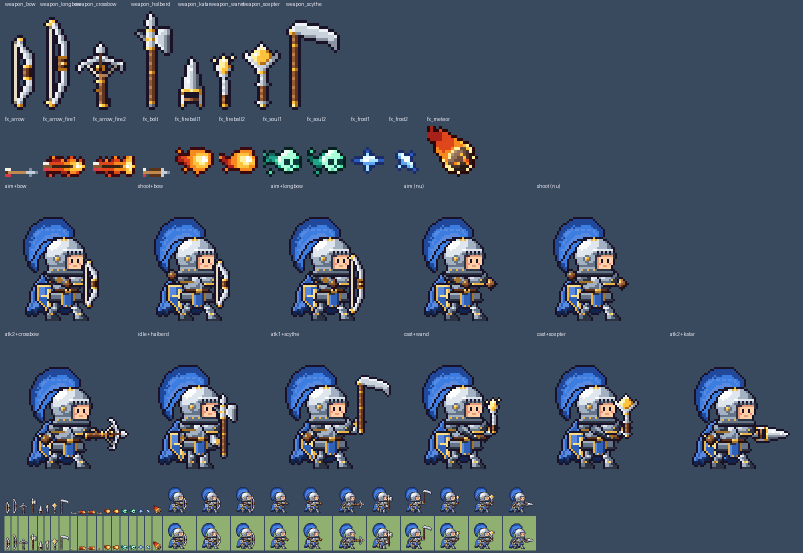
#> input picture tools/art/preview_classes_gear.png, 1606 x 1106 px, given in place of colossus_idle.png, which was not available (shown at 1/2 size)
$ python pl1015_giants.py
#> lines starting #> are read from the running program, lines starting #| are printed output that depends on the picture
"""v10.15.0 : les 8 Géants (PixelLab). Liste et consignes : docs/prompt-v10.15/PROMPT.md.

  python3 -I tools/art/pl1015_giants.py balance                 crédits restants
  python3 -I tools/art/pl1015_giants.py gen [id[@graine]…]      pose de repos (essais) → tools/art/pixellab1015/<id>/rest_<graine>.png
  python3 -I tools/art/pl1015_giants.py pick <id> <graine>      retient un essai → tools/art/pixellab1015/<id>/rest.png
  python3 -I tools/art/pl1015_giants.py preview                 les 8 poses de repos + le Colosse → tools/art/preview_giants.png
  python3 -I tools/art/pl1015_giants.py anim <id> <anim> [graine...]  (etape 2) /animate-pixminimax -> pixellab1015/<id>/_raw/<anim>_s<graine>/
  python3 -I tools/art/pl1015_giants.py take <id> <anim> <graine>   retient n images -> pixellab1015/<id>/<anim>/f0..fN.png
  python3 -I tools/art/pl1015_giants.py install [id…]           (étape 2) planches → assets/world-boss/<id>/<id>_<anim>.png

Planche installée : UNE rangée de n images carrées de `frame` px, pieds sur la ligne frame-6, regard à gauche.
Pas de dessin Pillow : seulement du montage et du redimensionnement au plus proche voisin.
Clé : PIXELLAB_API_KEY, jamais affichée ni écrite.
"""
import os
import shutil
import sys
import time
import urllib.error
from concurrent.futures import ThreadPoolExecutor

from PIL import Image

HERE = os.path.dirname(os.path.abspath(__file__))
sys.path.insert(0, HERE)
ROOT = os.path.dirname(os.path.dirname(HERE))
RAW = os.path.join(HERE, 'pixellab1015')
DST = os.path.join(ROOT, 'assets', 'world-boss')

STYLE = ('16-bit fantasy pixel art boss, huge monster, side view facing LEFT, full body visible, feet (or base) on the bottom edge, '
         'transparent background, clean 1px dark outline, soft light from top-left, readable silhouette, no text')

# id: (taille du cadre, description)
GIANTS = {
    'leviathan': (160, 'giant sea serpent rising out of the water, sea dragon head with a toothed maw, fin crest along the neck, '
                       'midnight blue scales and a pale belly, coiled body, foam and waves at its base, menacing'),
    'dragon_mother': (192, 'immense red and gold dragoness in strict side profile, whole body and head turned to the LEFT, wings half open, a crown of curved horns, walking on four legs, long tail behind on the right, fire glowing in her open jaws, massive and regal'),
    'storm_god': (160, 'giant humanoid god in bronze armor in strict side profile walking to the LEFT, long beard of storm clouds, gripping a huge two-handed war hammer on his shoulder, lightning bolts crackling around his arms, towering and muscular'),
    'hydra': (160, 'massive crocodile-bodied swamp monster in side profile facing LEFT, five large serpent heads with open fanged mouths and glowing red eyes on five long thick curving necks rising and fanning out from its back, moss and mud on the scales, dripping slime, hydra'),
    'sand_wyrm': (160, 'colossal sandworm rising upright out of a sand dune, round mouth with three jaws and a circle of teeth, '
                       'segmented ochre carapace, sand pouring down'),
    'frost_giant': (160, 'bearded ice giant in side profile facing LEFT, pale blue skin, armor of ice and white fur, holding a huge jagged ice club in both hands, icicles hanging from his shoulders, frost giant jarl, hulking'),
    'elder_treant': (192, 'a giant living oak tree walking, the whole body is a huge gnarled wooden trunk covered in bark and moss, a stern wooden face carved in the trunk with glowing green eyes, two long branch arms with twig fingers, a dense leafy canopy and several small trees growing on top, thick root legs, not an ape, not humanoid muscles'),
    'void_maw': (160, 'floating dark shadow monster with no legs, a huge round body with one immense gaping toothed maw in the center, dozens of glowing purple eyes all over it, many long writhing tentacles hanging below, cosmic horror, facing LEFT'),
}
ORDER = list(GIANTS)
SEEDS = {k: 1015 + i * 7 for i, k in enumerate(ORDER)}


def parse(arg):
    name, _, seed = arg.partition('@')
    return name, int(seed) if seed else SEEDS[name]


# [18 lines left out: function gen_one, not called in this run]


def pick(gid, seed):
    shutil.copy(os.path.join(RAW, gid, f'rest_{seed}.png'), os.path.join(RAW, gid, 'rest.png'))
    print(gid, 'retenu', seed)


def preview():
    ims = [('colossus', Image.open(os.path.join(DST, 'colossus_idle.png')).convert('RGBA').crop((0, 0, 128, 128)))]
    for gid in ORDER:
        p = os.path.join(RAW, gid, 'rest.png')
        if os.path.exists(p):
            ims.append((gid, Image.open(p).convert('RGBA')))
    # même échelle (1 pixel de planche = 1 pixel), pieds alignés sur le bas du cadre ; ×2 pour la lisibilité
    k = 2
    cw = max(i.width for _, i in ims) * k + 8
#> cw = 264
    ch = max(i.height for _, i in ims) * k + 8
#> ch = 264
    cols = 3
    rows = (len(ims) + cols - 1) // cols
#> rows = 1
    sheet = Image.new('RGBA', (cols * cw, rows * ch), (44, 38, 58, 255))
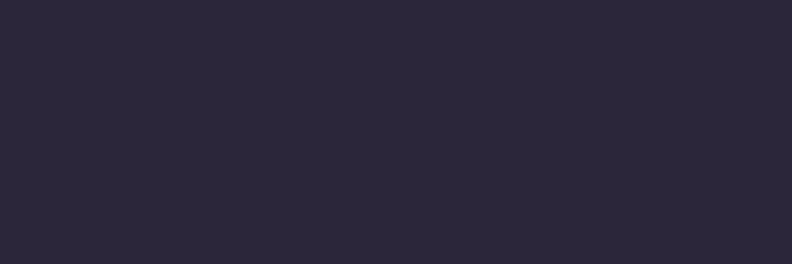
#> sheet: PIL image 792x264 RGBA; mean R, G, B, A 44, 38, 58, 255
    for n, (_, im) in enumerate(ims):
        im = im.resize((im.width * k, im.height * k), Image.NEAREST)
        x = (n % cols) * cw + (cw - im.width) // 2
        y = (n // cols) * ch + ch - im.height - 4
        sheet.paste(im, (x, y), im)
#> this loop made 1 pass
#> (x, y) on pass 1: (4, 4)
#> pass 1, in preview, `im = im.resize((im.width * k, im.height * k), Image.NEAREST)`:
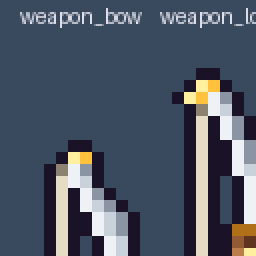
#> im: PIL image 256x256 RGBA; mean R, G, B, A 78.2, 86.8, 101.2, 255
#> after the loop:
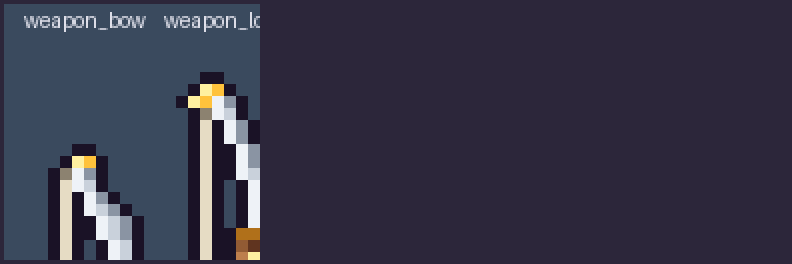
#> sheet: PIL image 792x264 RGBA; mean R, G, B, A 54.7, 53.3, 71.5, 255
    sheet.save(os.path.join(HERE, 'preview_giants.png'))
    print(f'{len(ims)} images sur la planche')
#| 1 images sur la planche


# --- Étape 2 (animations) : /animate-pixminimax depuis la pose de repos validée (rest.png) ou la pose de colère (rest3.png) ---
# L'API veut un nombre d'images multiple de 4 et rend n+1 images (la dernière = la première) : on demande `ask` images et on
# retient les `n` images voulues en les choisissant à intervalles réguliers (aucun dessin, que de la sélection).
ANIMS = {  # nom: (images de la planche, demandées à l'API, base 'rest'|'rest3', dernière image 'same'|'rest3'|'none')
    'idle': (8, 8, 'rest', 'same'), 'attack': (9, 12, 'rest', 'same'), 'hurt': (6, 8, 'rest', 'same'),
    'throw': (13, 16, 'rest', 'same'), 'beam': (13, 16, 'rest', 'same'), 'death': (13, 16, 'rest', 'none'),
    'idle3': (8, 8, 'rest3', 'same'), 'attack3': (9, 12, 'rest3', 'same'), 'throw3': (13, 16, 'rest3', 'same'),
    'beam3': (13, 16, 'rest3', 'same'), 'quake': (9, 12, 'rest', 'same'), 'embers': (9, 12, 'rest', 'same'),
    'transform': (13, 16, 'rest', 'rest3'),
}
# Descriptions propres à chaque géant (anglais, comme les autres scripts PixelLab).
DESC = {'dragon_mother': {
    'idle': 'giant red and gold dragoness breathing slowly, chest heaving, wings slowly flapping up and down, tail swaying, smoke from nostrils',
    'attack': 'dragoness rears her head and wings back, then lunges forward to the left with a violent biting and clawing strike, then settles back',
    'hurt': 'dragoness is hit, her head snaps back and her body recoils to the right, eyes shut roaring in pain, wings flinching, then recovers',
    'throw': 'dragoness rears back and holds a glowing fireball inside her open jaws, then snaps her head forward to the left with her mouth wide open, then recovers, no fireball outside the mouth',
    'beam': 'dragoness inhales deeply rearing her head up with jaws wide, her throat and eyes glowing bright orange, then holds her open mouth forward to the left sweeping her head downward with the throat glowing, no flames outside the mouth, then closes her mouth',
    'death': 'dragoness collapses heavily: her legs buckle, her body slams down onto the ground, head drops, wings fall limp, bounces once, dust cloud',
    'idle3': 'enraged dragoness breathing hard, flames licking from her jaws, glowing cracks pulsing, wings flapping aggressively, tail lashing',
    'attack3': 'enraged dragoness rears back then lunges forward to the left with a furious biting and clawing strike, flames bursting, then settles back',
    'throw3': 'enraged dragoness rears back and holds a huge blazing fireball inside her open jaws, then snaps her head forward to the left with her mouth wide open, then recovers, no fireball outside the mouth',
    'beam3': 'enraged dragoness inhales deeply rearing her head up with jaws wide, her throat and eyes glowing bright yellow and orange, then holds her open mouth forward to the left sweeping her head downward with the throat glowing, no flames outside the mouth, then closes her mouth',
    'quake': 'dragoness rears high up on her hind legs with her front claws raised high above and wings fully spread, then SLAMS both front claws down onto the ground with huge force, dust cloud and flying rocks, ground cracking, then settles',
    'embers': 'dragoness throws her head back high toward the sky and roars with jaws wide open, wings fully spread open, neck stretched up, glowing sparks and embers rising around her, then lowers her head',
    'transform': 'dragoness roars as she transforms in a burst of fire: body glowing, wings spreading wide, scales darkening with lava cracks, flames bursting',
}}


def _base(gid, which):
    return Image.open(os.path.join(RAW, gid, f'{which}.png')).convert('RGBA')


# [51 lines left out: functions anim, take, not called in this run]


# Taille de planche installée quand elle diffère de celle de génération (réduction au plus proche voisin, ratio simple).
# Mère des Dragons : générée en 192, installée en 144 (x 3/4). Une planche de 192 sortait du cadre de combat (ailes et queue
# coupées à droite, surtout en phase 3 à l'échelle 1,33) : à 144 elle a la hauteur du Colosse (116 px) et reste dans l'écran.
OUT_FRAME = {'dragon_mother': 144}


# [25 lines left out: function install, not called in this run]


if __name__ == '__main__':
    cmd = sys.argv[1] if len(sys.argv) > 1 else 'preview'
    if cmd == 'balance':
        from pl939_api import call
        print(call('GET', '/balance'))
    elif cmd == 'gen':
        names = sys.argv[2:] or ORDER
        with ThreadPoolExecutor(4) as ex:
            for m in ex.map(gen_one, names):
                print(m, flush=True)
    elif cmd == 'pick':
        pick(sys.argv[2], sys.argv[3])
    elif cmd == 'preview':
        preview()
    elif cmd == 'anim':  # anim <id> <anim> [graine…]  (plusieurs graines en parallèle)
        seeds = [int(x) for x in sys.argv[4:]] or [3]
        with ThreadPoolExecutor(4) as ex:
            for sd, r in zip(seeds, ex.map(lambda sd: anim(sys.argv[2], sys.argv[3], sd), seeds)):
                print(sys.argv[2], sys.argv[3], 'graine', sd, r, 'images', flush=True)
    elif cmd == 'take':  # take <id> <anim> <graine> [liste d'images brutes, ex. 0,2,3,…]
        take(sys.argv[2], sys.argv[3], int(sys.argv[4]), *sys.argv[5:6])
    elif cmd == 'install':
        install(sys.argv[2:])
